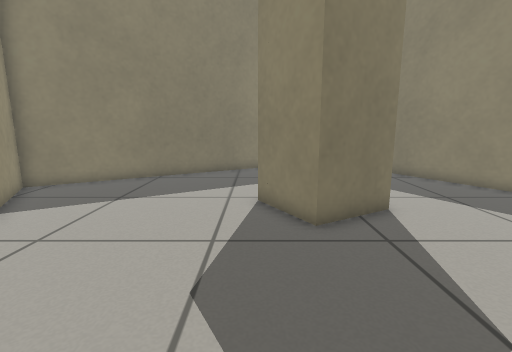
[1] (above)

14 first-person views from a walk through a world built for the Gazebo simulator. The camera is 0.64 m above the floor, tilts 10° down and sees 85° across. The floor is counted in squares, 0.25 m on a side. Each view is taken from the middle of a square. On the plan, view 1 faces up. The plan holds only what a view shows up to about 18 squares ahead; the rest is blank. The place goes on beyond the plan.

[2]
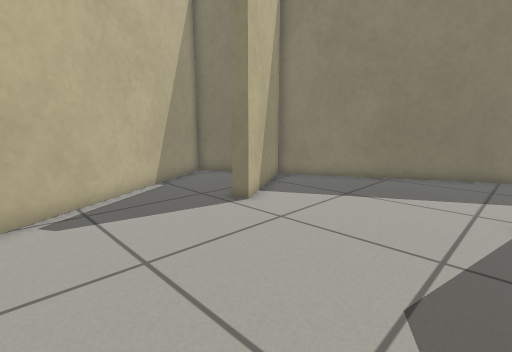

[3]
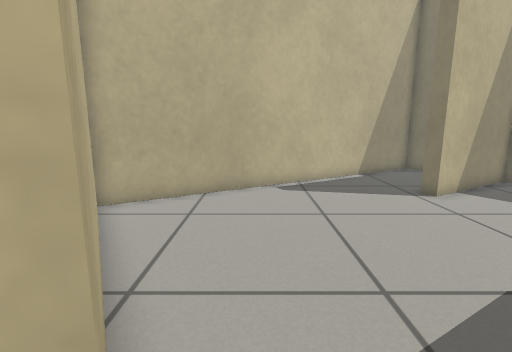

[4]
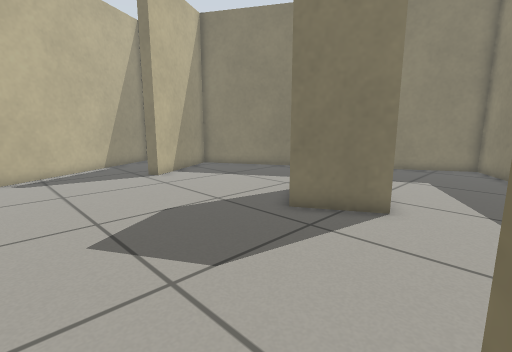

[5]
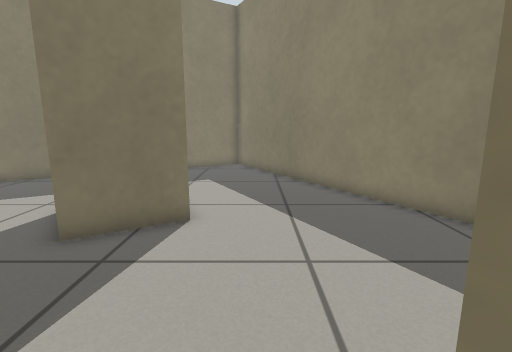

[6]
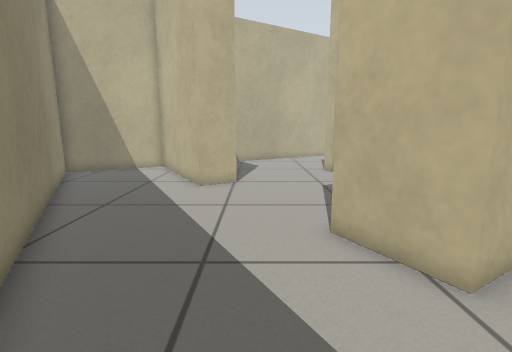

[7]
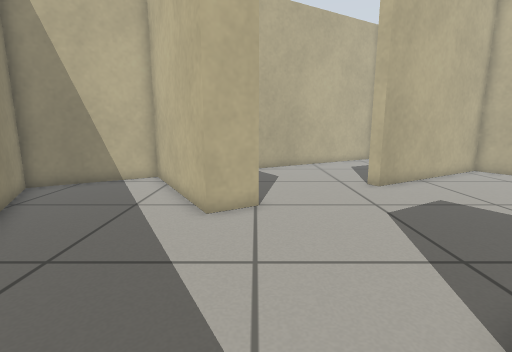

[8]
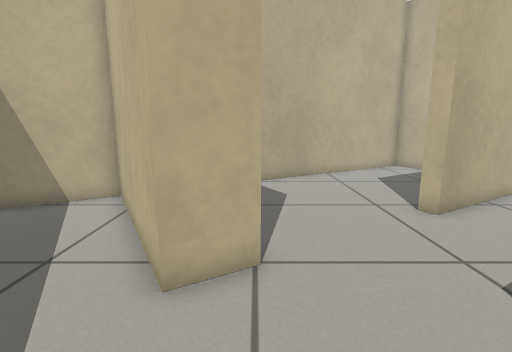

[9]
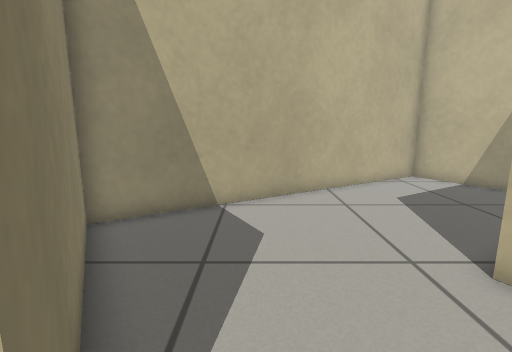

[10]
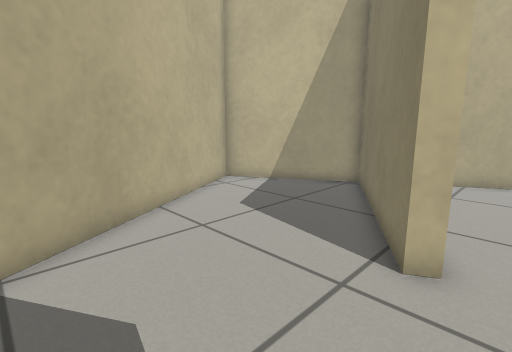

[11]
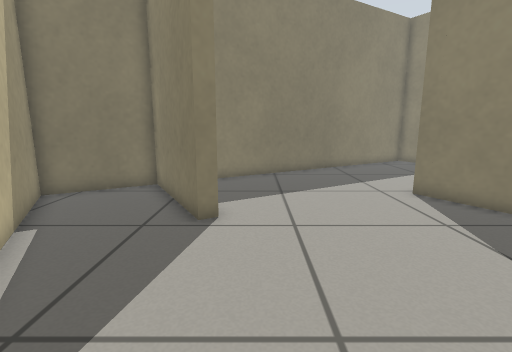

[12]
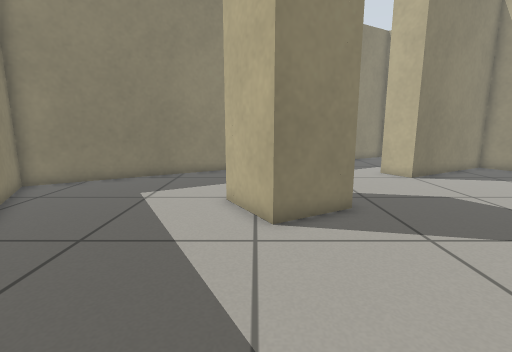

[13]
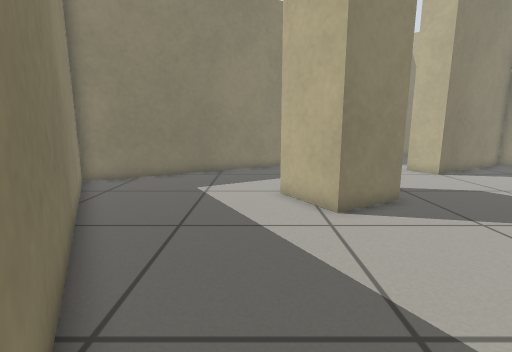

[14]
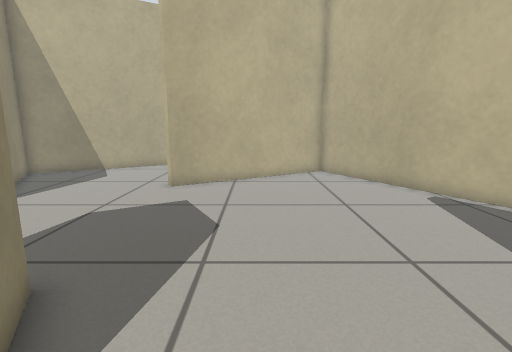

### Floor plan
Ten units are one square. View 1 is at (0, 0); x grows to the right and y downward. Boxes are objects, and circles mark ways between rooms. Rooms are numbered by the first view taken in them; rooms with no view inside come last. Other rooms are left out.
<svg viewBox="-146 -206 317 325">
<path fill="none" stroke="#000" d="M16 -70 1 -95 27 -110 42 -84M100 -110 48 -201 -99 -116 -71 -67 -76 -64 -104 -113 -141 -92 -58 52 17 9M81 0 69 -21 85 -30 120 32 166 6M42 -84 16 -70M165 2 100 -110M17 9 20 14 -55 57 -22 114 105 41 81 0"/>
<circle cx="10" cy="-30" r="3" fill="#2a7"/>
<circle cx="70" cy="-108" r="3" fill="#2a7"/>
<circle cx="45" cy="15" r="3" fill="#2a7"/>
<text x="-20" y="-80">1</text>
<text x="80" y="-40">2</text>
<text x="20" y="50">3</text>
</svg>
Room 1 opens to room 2. Room 2 opens to room 3.

Where each view was taken, in squares from view 1:
view 1: 0 up, 0 right, facing up
view 2: 0 up, 0 right, facing up-left
view 3: 0 up, 3 right, facing left
view 4: 0 up, 7 right, facing up-left
view 5: 1 up, 6 right, facing up
view 6: 15 up, 6 right, facing down
view 7: 11 up, 7 right, facing down
view 8: 7 up, 7 right, facing down
view 9: 3 up, 6 right, facing down
view 10: 0 up, 7 right, facing down-left
view 11: 1 down, 6 left, facing up
view 12: 10 up, 7 left, facing right
view 13: 12 up, 8 left, facing right
view 14: 11 up, 2 left, facing down
